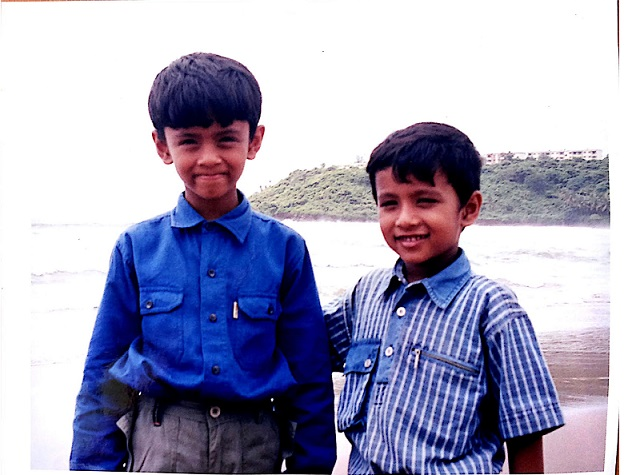
#> input picture BasicImage.jpg, 626 x 475 px, given in place of 15s.mp4, which was not available
$ python ExtractFrames.py
#> lines starting #> are read from the running program, lines starting #| are printed output that depends on the picture; after the words box and inside, x2 and y2 are one past the last pixel; in counts of white or black regions, pixels touching at a corner belong together; pictures that were not available may be replaced by others from this repository, and a replacement may not be noted
import cv2
import numpy as np
import time


def FILT():
    pass

counter=0
cv2.namedWindow('res',0)
cv2.createTrackbar('y1','res',0,776,FILT)
#> slider 'y1' is set to 100
cv2.createTrackbar('y2','res',776,776,FILT)
cv2.createTrackbar('x1','res',0,1376,FILT)
#> slider 'x1' is set to 100
cv2.createTrackbar('x2','res',1376,1376,FILT)

while True:
    cap=cv2.VideoCapture("C:/Users/Saumya/Videos/15s.mp4")
    ret, frame=cap.read()
#> frame is the input picture: shape (475, 626, 3); mean B, G, R 189, 162.7, 163.4

    while ret:
        l1 = cv2.getTrackbarPos('y1','res')
        l2 = cv2.getTrackbarPos('y2','res')
        u1 = cv2.getTrackbarPos('x1','res')
        u2 = cv2.getTrackbarPos('x2','res')

        frame=frame[l1:l2,u1:u2]
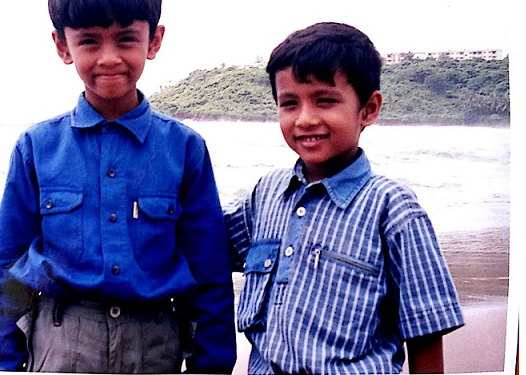
#> frame: shape (375, 526, 3); mean B, G, R 160.6, 123.3, 124.5

        hsv=cv2.cvtColor(frame,cv2.COLOR_BGR2HSV)
#> hsv: shape (375, 526, 3); mean H, S, V 100.1, 111.4, 166.2
        lower_red=np.array([0,0,0])
        upper_red=np.array([255,77,255])
        time.sleep(2)
        mask=cv2.inRange(hsv,lower_red,upper_red)
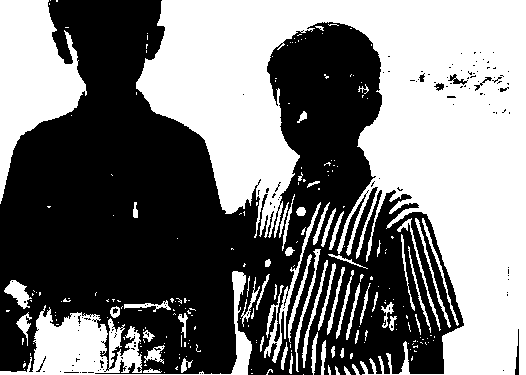
#> mask: shape (375, 526); 48% white; 233 white regions (171 under 20 px), largest, box (x1, y1, x2, y2) and area: (136, 0, 526, 375) 70701, (0, 0, 87, 204) 9151, (0, 271, 252, 375) 6305
        res=cv2.bitwise_and(frame,frame,mask=mask)
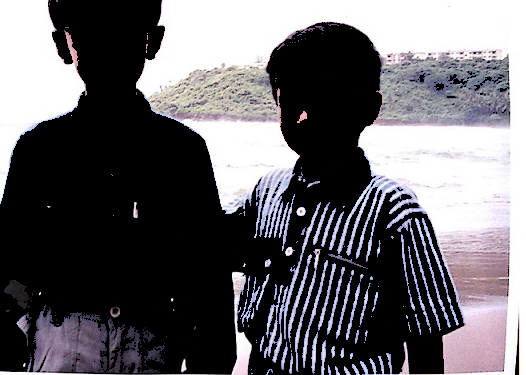
#> res: shape (375, 526, 3); mean B, G, R 104.2, 99.8, 101.9
        cv2.imshow("Camera",frame)
        cv2.imshow("Mask",mask)

        cv2.imshow("res",res)
        cv2.imwrite("images/"+str(counter)+".jpeg",res)
        k=cv2.waitKey(1 )& 0xFF
#> (key q is pressed here)
        ret, frame=cap.read()
        if(k==ord('q')):
            cv2.destroyAllWindows()
        break
        counter+=1
cap.release()

$ run again, on Samp_1.jpg
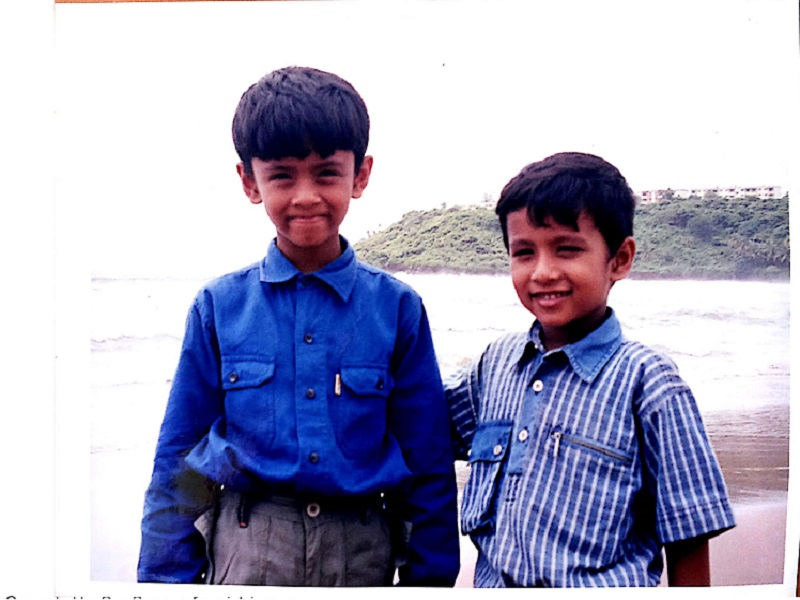
#> input picture Samp_1.jpg, 800 x 600 px, given in place of 15s.mp4, which was not available
#> frame is the input picture: shape (600, 800, 3); mean B, G, R 194, 169.6, 170.4
#> frame: shape (500, 700, 3)
#> hsv: shape (500, 700, 3); mean H, S, V 88.7, 96.5, 177.5
#> `mask=cv2.inRange(hsv,lower_red,upper_red)`:
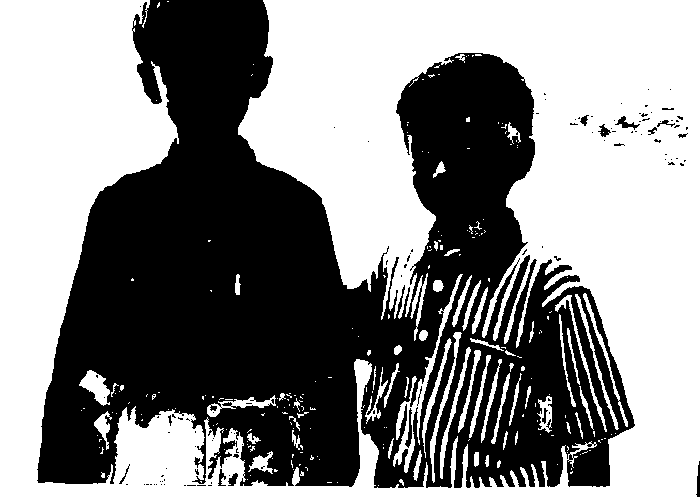
#> mask: shape (500, 700); 54.2% white; 112 black regions (96 under 20 px), largest, box (x1, y1, x2, y2) and area: (37, 0, 635, 488) 158949, (405, 408, 412, 448) 120, (615, 116, 640, 130) 118
#> `res=cv2.bitwise_and(frame,frame,mask=mask)`:
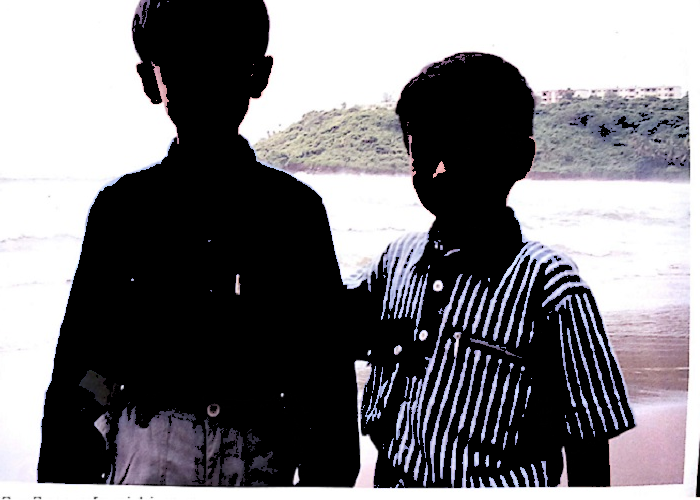
#> res: shape (500, 700, 3); mean B, G, R 122.3, 118.5, 120.2

$ run again, on Samp_2.jpg
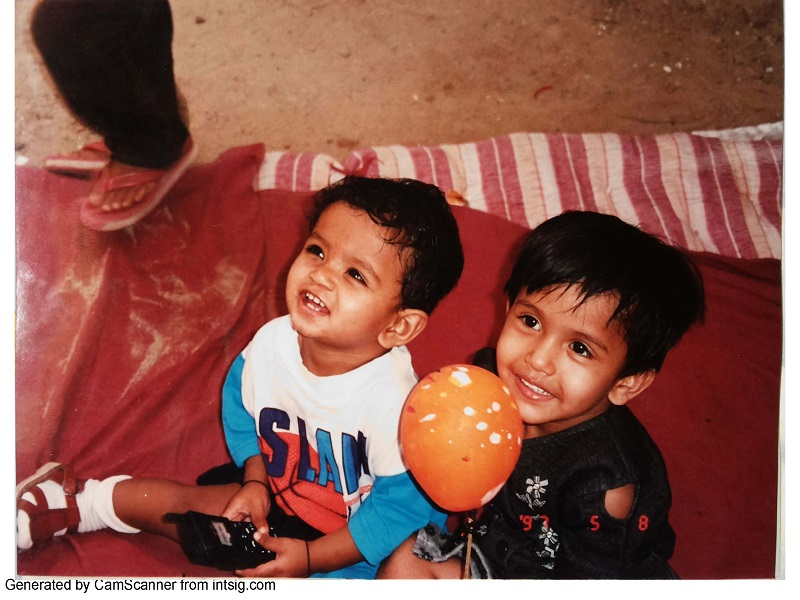
#> input picture Samp_2.jpg, 800 x 600 px, given in place of 15s.mp4, which was not available
#> frame is the input picture: shape (600, 800, 3); mean B, G, R 77.3, 87.5, 140.5
#> frame: shape (500, 700, 3)
#> hsv: shape (500, 700, 3); mean H, S, V 38.6, 140.1, 139.6
#> `mask=cv2.inRange(hsv,lower_red,upper_red)`:
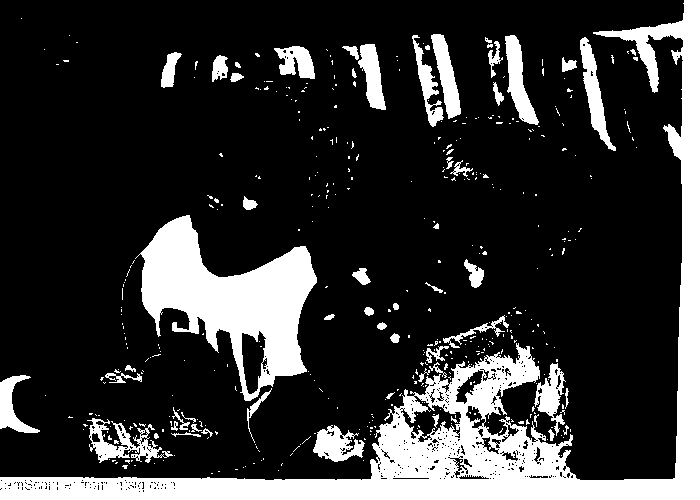
#> mask: shape (500, 700); 20.2% white; 433 white regions (376 under 20 px), largest, box (x1, y1, x2, y2) and area: (0, 0, 700, 500) 38953, (135, 215, 317, 401) 14908, (87, 418, 173, 463) 1395
#> `res=cv2.bitwise_and(frame,frame,mask=mask)`:
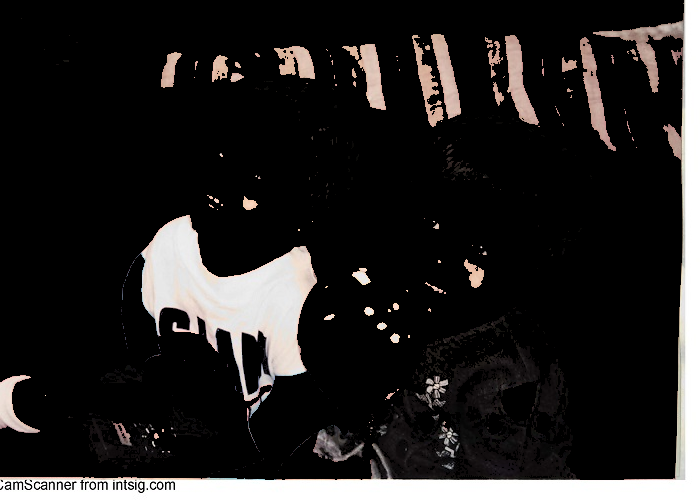
#> res: shape (500, 700, 3); mean B, G, R 33.2, 33.9, 35.6
